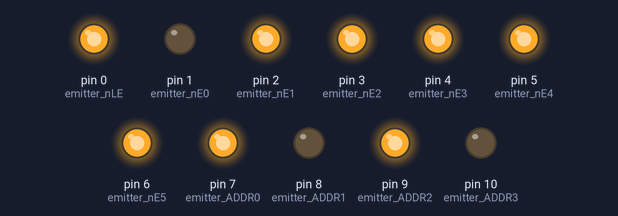
The sketch below on a simulated Arduino Uno, built with avr-gcc and run on an emulated ATmega328P. On the bench: output pins drawn as LEDs (lit = HIGH).

Above: at 0.1 s.
Timing chart, 0 to 1.6 s (numbered marks = the images above):
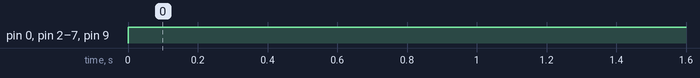

The sketch:

test.ino
```cpp
// For emitter pins
int emitter_nLE = 0;
int emitter_nE0 = 1;
int emitter_nE1 = 2;
int emitter_nE2 = 3;
int emitter_nE3 = 4;
int emitter_nE4 = 5;
int emitter_nE5 = 6;
int emitter_ADDR0 = 7;
int emitter_ADDR1 = 8;
int emitter_ADDR2 = 9;
int emitter_ADDR3 = 10;

// for teseting
int led_idx = 0;

void setup() {
  // for emitter pins init
  pinMode(emitter_nLE, OUTPUT);
  pinMode(emitter_nE0, OUTPUT);
  pinMode(emitter_nE1, OUTPUT);
  pinMode(emitter_nE2, OUTPUT);
  pinMode(emitter_nE3, OUTPUT);
  pinMode(emitter_nE4, OUTPUT);
  pinMode(emitter_nE5, OUTPUT);
  pinMode(emitter_ADDR0, OUTPUT);
  pinMode(emitter_ADDR1, OUTPUT);
  pinMode(emitter_ADDR2, OUTPUT);
  pinMode(emitter_ADDR3, OUTPUT);

}

void loop() {
  // put your main code here, to run repeatedly:
  /*for (int i = 0; i < 77; i++) {
    emitter_on_led(i);
    delay(100);
  }*/
  emitter_on_led(5);
}

// idx : index of led
void emitter_on_led(int idx_org)
{
  int idx;
  // nLE is high
  digitalWrite(emitter_nLE, HIGH);
  // each 74hc4515 has 14 leds
  if (idx_org < 14) {
    idx = idx_org;
    digitalWrite(emitter_nE0, LOW); digitalWrite(emitter_nE1, HIGH); digitalWrite(emitter_nE2, HIGH); digitalWrite(emitter_nE3, HIGH); digitalWrite(emitter_nE4, HIGH); digitalWrite(emitter_nE5, HIGH);// select No0 4515.
  } else if (idx_org >= 14 && idx_org < 28){
    idx = idx_org - 14;
    digitalWrite(emitter_nE0, HIGH); digitalWrite(emitter_nE1, LOW);  digitalWrite(emitter_nE2, HIGH); digitalWrite(emitter_nE3, HIGH); digitalWrite(emitter_nE4, HIGH); digitalWrite(emitter_nE5, HIGH);// select No1 4515.
  } else if (idx_org >= 28 && idx_org < 42){
    idx = idx_org - 28;
    digitalWrite(emitter_nE0, HIGH); digitalWrite(emitter_nE1, HIGH);  digitalWrite(emitter_nE2, LOW); digitalWrite(emitter_nE3, HIGH); digitalWrite(emitter_nE4, HIGH); digitalWrite(emitter_nE5, HIGH);// select No2 4515.
  } else if (idx_org >= 42 && idx_org < 56){
    idx = idx_org - 42;
    digitalWrite(emitter_nE0, HIGH); digitalWrite(emitter_nE1, HIGH);  digitalWrite(emitter_nE2, HIGH); digitalWrite(emitter_nE3, LOW); digitalWrite(emitter_nE4, HIGH); digitalWrite(emitter_nE5, HIGH);// select No3 4515.
  } else if (idx_org >= 56 && idx_org < 70){
    idx = idx_org - 56;
    digitalWrite(emitter_nE0, HIGH); digitalWrite(emitter_nE1, HIGH);  digitalWrite(emitter_nE2, HIGH); digitalWrite(emitter_nE3, HIGH); digitalWrite(emitter_nE4, LOW); digitalWrite(emitter_nE5, HIGH);// select No4 4515.
  } else if (idx_org >= 70 && idx_org < 77){
    idx = idx_org - 70;
    digitalWrite(emitter_nE0, HIGH); digitalWrite(emitter_nE1, HIGH);  digitalWrite(emitter_nE2, HIGH); digitalWrite(emitter_nE3, HIGH); digitalWrite(emitter_nE4, HIGH); digitalWrite(emitter_nE5, LOW);// select No5 4515.
  }
  emitter_addr_func(idx);
}

void emitter_addr_func(int idx) {
  if (idx == 0) {
    digitalWrite(emitter_ADDR3, LOW); digitalWrite(emitter_ADDR2, LOW); digitalWrite(emitter_ADDR1, LOW); digitalWrite(emitter_ADDR0, LOW);
  } else if (idx == 1) {
    digitalWrite(emitter_ADDR3, LOW); digitalWrite(emitter_ADDR2, LOW); digitalWrite(emitter_ADDR1, LOW); digitalWrite(emitter_ADDR0, HIGH);
  } else if (idx == 2) {
    digitalWrite(emitter_ADDR3, LOW); digitalWrite(emitter_ADDR2, LOW); digitalWrite(emitter_ADDR1, HIGH); digitalWrite(emitter_ADDR0, LOW);
  } else if (idx == 3) {
    digitalWrite(emitter_ADDR3, LOW); digitalWrite(emitter_ADDR2, LOW); digitalWrite(emitter_ADDR1, HIGH); digitalWrite(emitter_ADDR0, HIGH);
  } else if (idx == 4) {
    digitalWrite(emitter_ADDR3, LOW); digitalWrite(emitter_ADDR2, HIGH); digitalWrite(emitter_ADDR1, LOW); digitalWrite(emitter_ADDR0, LOW);
  } else if (idx == 5) {
    digitalWrite(emitter_ADDR3, LOW); digitalWrite(emitter_ADDR2, HIGH); digitalWrite(emitter_ADDR1, LOW); digitalWrite(emitter_ADDR0, HIGH);
  } else if (idx == 6) {
    digitalWrite(emitter_ADDR3, LOW); digitalWrite(emitter_ADDR2, HIGH); digitalWrite(emitter_ADDR1, HIGH); digitalWrite(emitter_ADDR0, LOW);
  } else if (idx == 7) {
    digitalWrite(emitter_ADDR3, LOW); digitalWrite(emitter_ADDR2, HIGH); digitalWrite(emitter_ADDR1, HIGH); digitalWrite(emitter_ADDR0, HIGH);
  } else if (idx == 8) {
    digitalWrite(emitter_ADDR3, HIGH); digitalWrite(emitter_ADDR2, LOW); digitalWrite(emitter_ADDR1, LOW); digitalWrite(emitter_ADDR0, LOW);
  } else if (idx == 9) {
    digitalWrite(emitter_ADDR3, HIGH); digitalWrite(emitter_ADDR2, LOW); digitalWrite(emitter_ADDR1, LOW); digitalWrite(emitter_ADDR0, HIGH);
  } else if (idx == 10) {
    digitalWrite(emitter_ADDR3, HIGH); digitalWrite(emitter_ADDR2, LOW); digitalWrite(emitter_ADDR1, HIGH); digitalWrite(emitter_ADDR0, LOW);
  } else if (idx == 11) {
    digitalWrite(emitter_ADDR3, HIGH); digitalWrite(emitter_ADDR2, LOW); digitalWrite(emitter_ADDR1, HIGH); digitalWrite(emitter_ADDR0, HIGH);
  } else if (idx == 12) {
    digitalWrite(emitter_ADDR3, HIGH); digitalWrite(emitter_ADDR2, HIGH); digitalWrite(emitter_ADDR1, LOW); digitalWrite(emitter_ADDR0, LOW);
  } else if (idx == 13) {
    digitalWrite(emitter_ADDR3, HIGH); digitalWrite(emitter_ADDR2, HIGH); digitalWrite(emitter_ADDR1, LOW); digitalWrite(emitter_ADDR0, HIGH);
  } else {
  }
}
```

Measured:
- by itself, pin 0 (emitter_nLE), pin 2 (emitter_nE1), pin 3 (emitter_nE2), pin 4 (emitter_nE3), pin 5 (emitter_nE4), pin 6 (emitter_nE5), pin 7 (emitter_ADDR0), pin 9 (emitter_ADDR2): LOW → HIGH at 0.00 s
